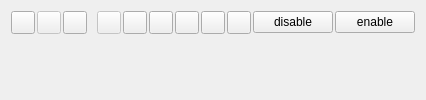
     <widget class="QWidget" name="layoutWidget">
      <layout class="QVBoxLayout" name="verticalLayout">
       <item>
        <layout class="QHBoxLayout" name="horizontalLayout">
         <property name="spacing">
          <number>2</number>
         </property>
         <item>
          <widget class="QToolButton" name="toolOpen">
           <property name="toolTip">
            <string>Open style</string>
           </property>
          </widget>
         </item>
         <item>
          <widget class="QToolButton" name="toolSave">
           <property name="enabled">
            <bool>false</bool>
           </property>
           <property name="toolTip">
            <string>Save style</string>
           </property>
          </widget>
         </item>
         <item>
          <widget class="QToolButton" name="toolSaveAs">
           <property name="toolTip">
            <string>Save style as</string>
           </property>
          </widget>
         </item>
         <item>
          <spacer name="horizontalSpacer_4">
           <property name="orientation">
            <enum>Qt::Horizontal</enum>
           </property>
           <property name="sizeType">
            <enum>QSizePolicy::Fixed</enum>
           </property>
           <property name="sizeHint" stdset="0">
            <size>
             <width>8</width>
             <height>20</height>
            </size>
           </property>
          </spacer>
         </item>
         <item>
          <widget class="QToolButton" name="toolClose">
           <property name="enabled">
            <bool>false</bool>
           </property>
           <property name="toolTip">
            <string>Close</string>
           </property>
          </widget>
         </item>
         <item>
          <spacer name="horizontalSpacer">
           <property name="orientation">
            <enum>Qt::Horizontal</enum>
           </property>
           <property name="sizeHint" stdset="0">
            <size>
             <width>0</width>
             <height>17</height>
            </size>
           </property>
          </spacer>
         </item>
         <item>
          <widget class="QToolButton" name="toolUndo">
           <property name="toolTip">
            <string>Undo</string>
           </property>
          </widget>
         </item>
         <item>
          <widget class="QToolButton" name="toolRedo">
           <property name="toolTip">
            <string>Redo</string>
           </property>
          </widget>
         </item>
         <item>
          <spacer name="horizontalSpacer_3">
           <property name="orientation">
            <enum>Qt::Horizontal</enum>
           </property>
           <property name="sizeHint" stdset="0">
            <size>
             <width>0</width>
             <height>20</height>
            </size>
           </property>
          </spacer>
         </item>
         <item>
          <widget class="QToolButton" name="toolOptions">
           <property name="toolTip">
            <string>Options</string>
           </property>
          </widget>
         </item>
         <item>
          <widget class="QToolButton" name="toolAbout">
           <property name="icon">
            <iconset resource="../../qsseditor.qrc">
             <normaloff>:/images/qsseditor.ico</normaloff>:/images/qsseditor.ico</iconset>
           </property>
          </widget>
         </item>
         <item>
          <widget class="QToolButton" name="toolAboutQt"/>
         </item>
         <item>
          <layout class="QHBoxLayout" name="horizontalLayout_11">
           <item>
            <widget class="QPushButton" name="disablebBtn">
             <property name="text">
              <string>disable</string>
             </property>
            </widget>
           </item>
           <item>
            <widget class="QPushButton" name="enableBtn">
             <property name="text">
              <string>enable</string>
             </property>
            </widget>
           </item>
          </layout>
         </item>
        </layout>
       </item>
       <item>
        <widget class="QsciScintilla" name="text" native="true">
         <property name="sizePolicy">
          <sizepolicy hsizetype="Preferred" vsizetype="Preferred">
           <horstretch>0</horstretch>
           <verstretch>1</verstretch>
          </sizepolicy>
         </property>
        </widget>
       </item>
      </layout>
     </widget>
